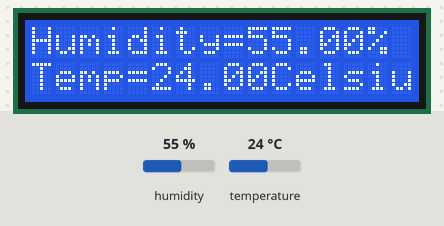
Recording of a sketch running on a simulated Arduino Uno, built with avr-gcc and run on an emulated ATmega328P. Parts: 16×2 character LCD. The test bench sets the inputs (shaded band); at power-on: humidity 55 %, temperature 24 °C.

Above: at 1.2 s.
1.3 s: humidity set to 22 %
At 2.6 s:
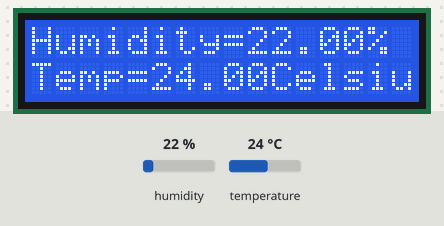
7.4 s: temperature set to 12 °C
At 9.1 s:
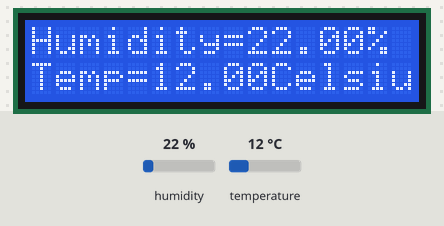
11.8 s: humidity set to 40 %
At 13.0 s:
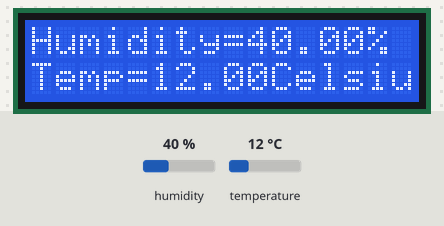
15.9 s: temperature set to 19 °C
At 16.9 s:
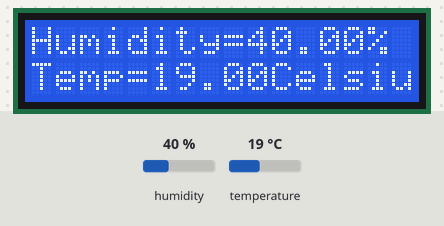
Timing chart, 0 to 18.9 s (numbered marks = the images above; inputs shaded):
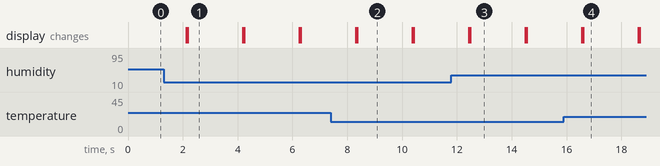

Measured:
- after the input at 1.3 s, the display: first differs from a run without the input after 0.88 s (image 1)
- after the input at 7.4 s, the display: first differs from a run without the input after 0.97 s (image 2)
- after the input at 11.8 s, the display: first differs from a run without the input after 0.69 s (image 3)
- after the input at 15.9 s, the display: first differs from a run without the input after 0.71 s (image 4)
- what the display in image 1 shows lasts 2.0 s, from 2.2 s to 4.2 s

The sketch:

T-AND-H-SENSOR-LCD.ino
```cpp
#include "DHT.h"
#define DHTPIN 14
#define DHTTYPE DHT11

DHT dht(DHTPIN, DHTTYPE);

#include <LiquidCrystal_I2C.h>
LiquidCrystal_I2C lcd(0x27, 16, 2);
void setup() {
 dht.begin();
 lcd.backlight();
 lcd.init();
}
void loop() {
 lcd.clear();
   lcd.setCursor(0,0);
   lcd.print("Humidity=");
   lcd.print((float)dht.readHumidity());
   lcd.print("%");
   lcd.setCursor(0,1);
   lcd.print("Temp=");
   lcd.print((float)dht.readTemperature());
   lcd.print("Celsius");
   delay(2000);
   lcd.clear();
}
```
